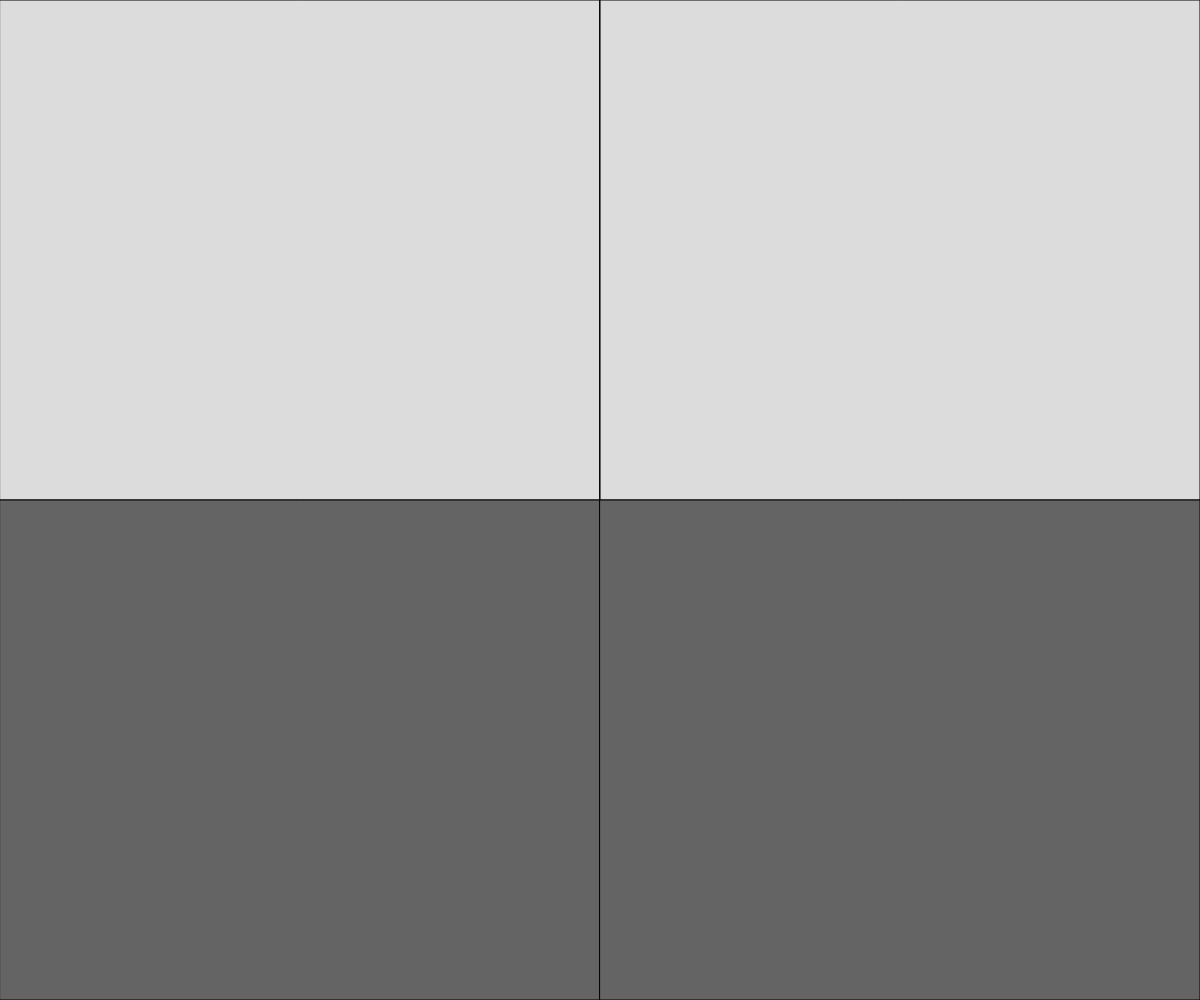
Frame 1 (no input)
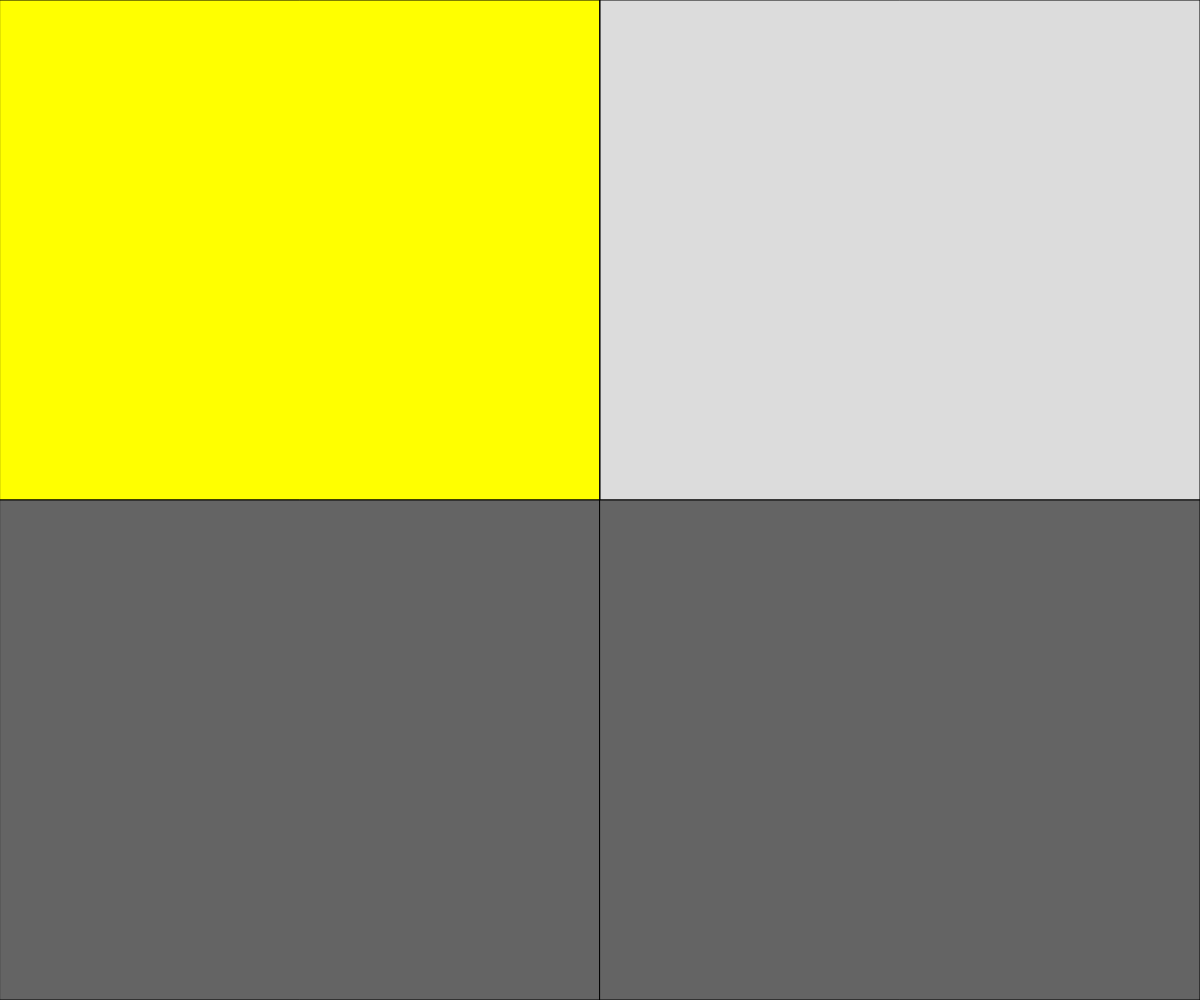
Frame 60 (no input)
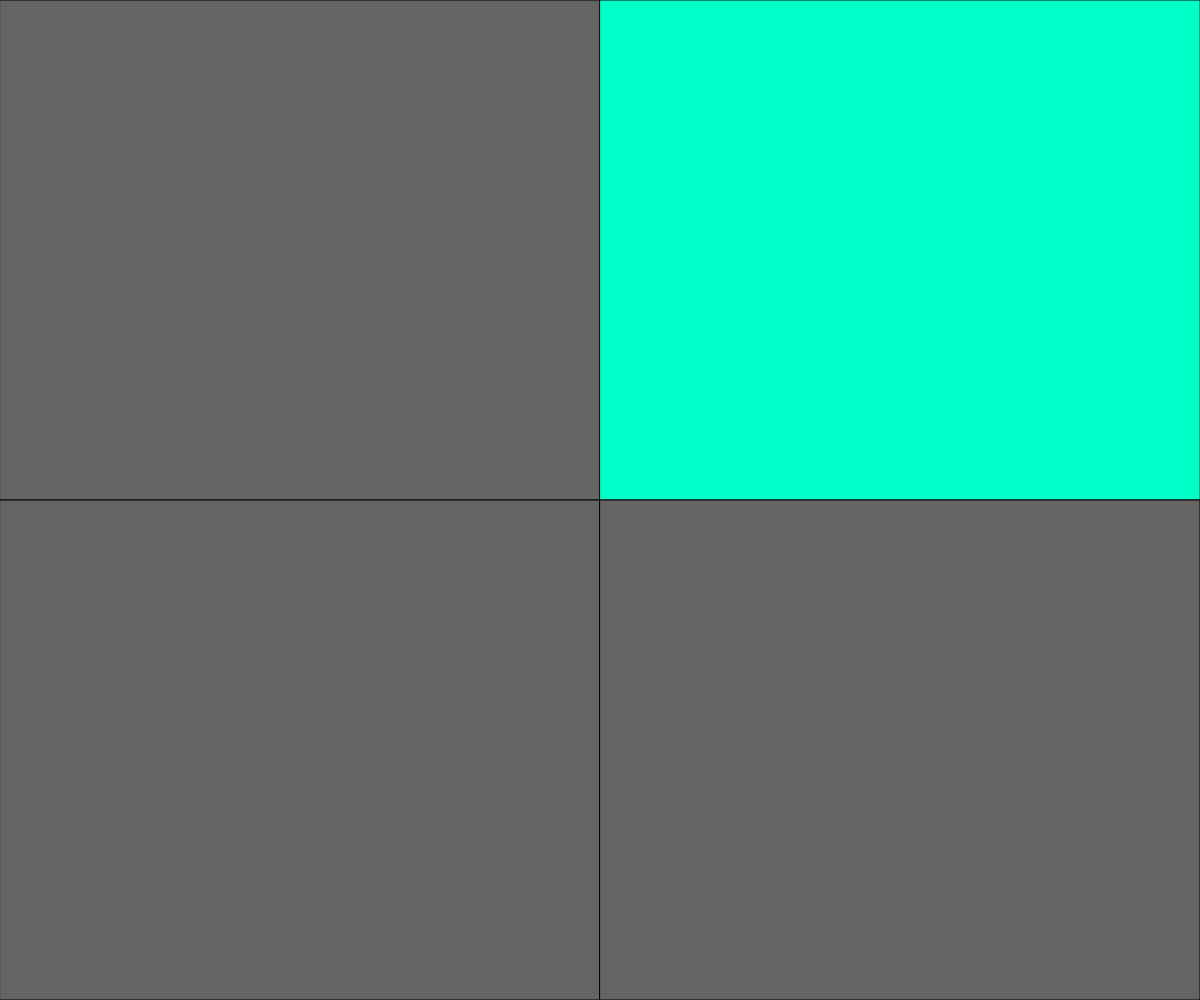
Frame 120 (the mouse pressed at the canvas centre since frame 60)

The p5.js sketch that drew these frames (run headless with seeded random() and noise() and a simulated clock; from frame 60 on, the mouse is pressed at the canvas centre):

// p5.js sketch
// ── sketch.js
// Project Title
// Your Name
// Date
//
// Extra for Experts:
// - describe what you did to take this project "above and beyond"

let onLeft, onRight, onBottomLeft, onBottomRight; // boolians
let leftFade = 0;
let rightFade = 0;
let bottomLeftFade = 0;
let bottomRightFade = 0;
const FADE_SPEED = 10;
const FADE_OUTSPEED = -10;


function setup() {
  createCanvas(windowWidth, windowHeight);
  onLeft = true;
  onRight = false;
  onBottomRight = false;
  onBottomLeft = true;
}

function updateCurrentSide(){
//update the state variable to represent which side the mouse curser is one

  if(mouseX < width/2 && mouseY < height/2){
    print("left);")
    //mouse is on the left
    onLeft = true;
    onRight = false;
    onBottomRight = false;
    onBottomLeft = false;
  }
  else if(mouseX>width/2 && mouseY>height/2){
    //mouse is on the bottom right
    print("right");
    onRight = false;
    onLeft = false;
    onBottomRight = true;
    onBottomLeft = false;
  }
  else if(mouseX<width/2 && mouseY>height/2){
    onRight = false;
    onLeft = false;
    onBottomRight = false;
    onBottomLeft = true;
  }
  else{
    onRight = true;
    onLeft = false;
    onBottomRight = false;
    onBottomLeft = false;

}
}

function renderRectangle(){
  //draw two rectangles of varying fills

  if(onLeft){ //onleft = true
    fill(255,255,0,leftFade);
    leftFade += FADE_SPEED;
  }
  else {
    leftFade = 0;
    fill(100);
    
    
  }
  rect(0,0,width/2,height/2);
  
  if(onRight){
    fill(0,255,200);
    rightFade = 100;
  }
  else {
    rightFade -= FADE_SPEED;
    fill(100,rightFade);
    
  }
  rect(width/2,0,width/2,height/2);
  if(onBottomLeft){
    fill(0,0,255,bottomLeftFade);
    bottomLeftFade += FADE_SPEED;
  }
  else{
    fill(100);
    bottomLeftFade = 0;
  }
  rect(0,height/2,width/2,height/2);
  if(onBottomRight){
    fill(255,0,0,bottomRightFade);
    bottomRightFade += FADE_SPEED;
  }
  else{
    fill(100);
    bottomRightFade = 0;
  }
  rect(width/2,height/2,width/2,height/2);
}

function draw() {
  background(220);
  updateCurrentSide();
  //print("left:"  + onLeft + "  Right:  " + onRight);
  renderRectangle();
  // if(quadrant === 1){
  //   qiFill = 0;
  // }
  // else q1Fill += 10;

  // fill(q1Fill);
  
}
